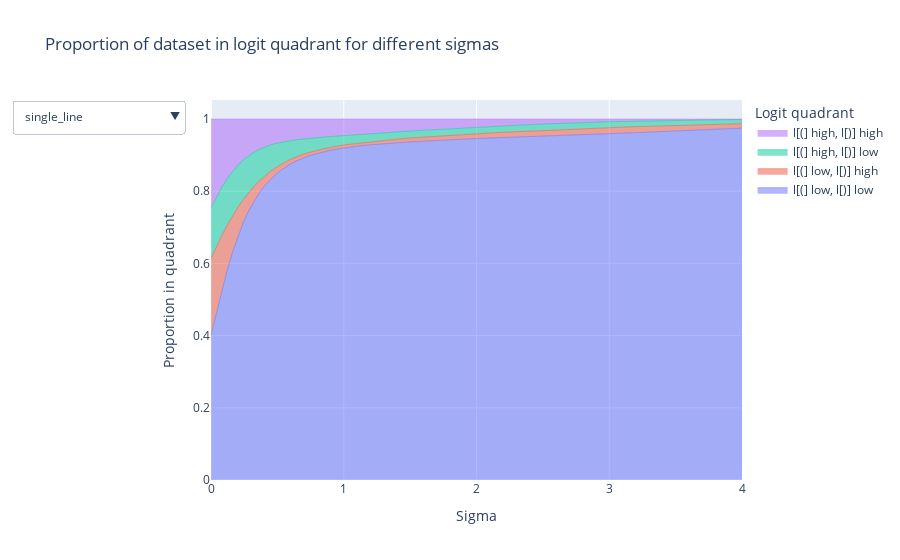

Notebook source saved alongside this figure:
### Code cell
quadrant_names = [
    "l[(] low, l[)] low",
    "l[(] low, l[)] high",
    "l[(] high, l[)] low",
    "l[(] high, l[)] high",
]

traces = []
buttons = []

for i, dataset_name in enumerate(datasets.keys()):
    for j, quadrant_name in enumerate(quadrant_names):
        traces.append(
            go.Scatter(
                x=sigmas,
                y=logit_quadrants[dataset_name][j],
                mode="lines",
                line=dict(width=0.5),
                stackgroup="one",
                name=quadrant_name,
                hoverinfo="x+y",
                visible=(i == 0),
            )
        )
    buttons.append(
        dict(
            label=dataset_name,
            method="update",
            args=[
                {
                    "visible": [False] * (i * 4)
                    + [True] * 4
                    + [False] * (len(datasets) * 4 - (i + 1) * 4)
                }
            ],
        )
    )


# Create layout
layout = go.Layout(
    title="Proportion of dataset in logit quadrant for different sigmas",
    xaxis_title="Sigma",
    yaxis_title="Proportion in quadrant",
    legend_title="Logit quadrant",
    updatemenus=[dict(buttons=buttons, active=0, showactive=True)],
)

fig = go.Figure(data=traces, layout=layout)
fig.show()
